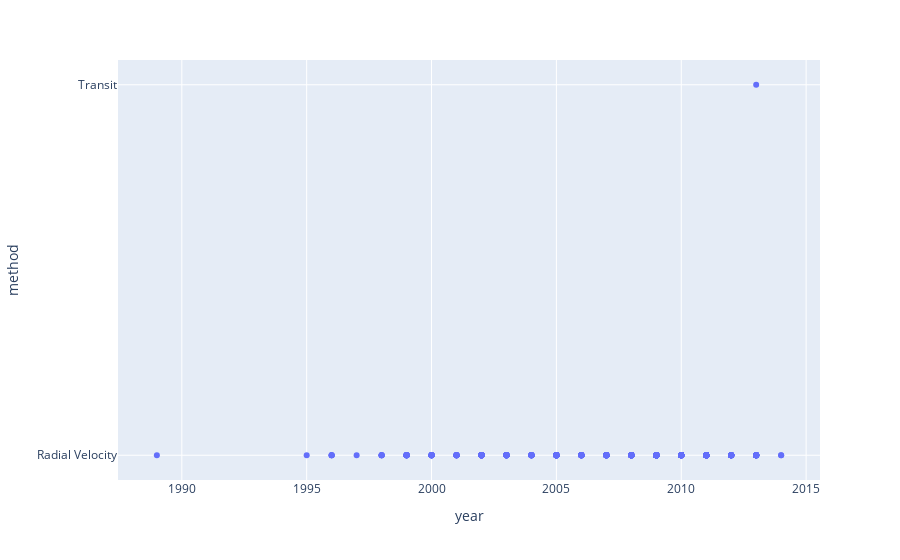

Source (notebook cell):
### Code cell
'''
bivariate plot
'''

fig = px.scatter(df_planets_scaled, y='method',x='year')

fig.show()

### Figure 1 — Plotly figure (JSON) as saved in the notebook; plotly's stock layout.template omitted (floating-point values rounded to 4 significant figures; data arrays with more than 128 entries replaced by an {"elided": "..."} marker saying what was removed)
{"data": [{"hovertemplate": "year=%{x}<br>method=%{y}<extra></extra>", "legendgroup": "", "marker": {"color": "#636efa", "symbol": "circle"}, "mode": "markers", "name": "", "orientation": "h", "showlegend": false, "type": "scatter", "x": {"elided": "498 int values"}, "xaxis": "x", "y": {"elided": "498 str values"}, "yaxis": "y"}], "layout": {"legend": {"tracegroupgap": 0}, "margin": {"t": 60}, "xaxis": {"anchor": "y", "domain": [0, 1], "title": {"text": "year"}}, "yaxis": {"anchor": "x", "domain": [0, 1], "title": {"text": "method"}}}}
